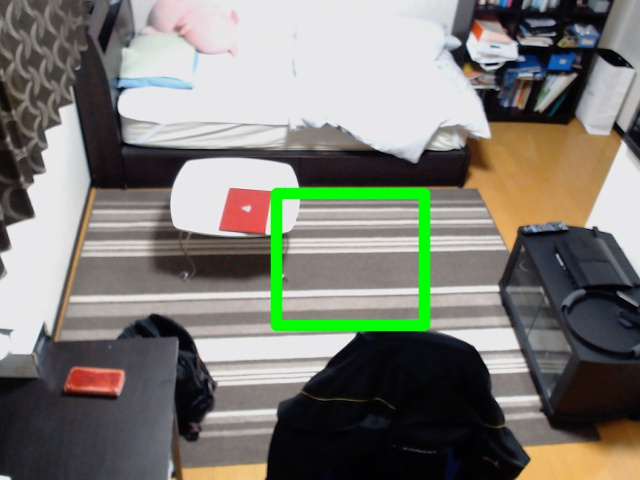
#> input picture web/img/remote.jpg, 640 x 480 px, found by its file name
$ python AKAZE.py
#> lines starting #> are read from the running program, lines starting #| are printed output that depends on the picture
import cv2
import os
import shutil

def main(class_name):
	#実験の為削除ではなく移動
#> called with class_name = 'remote'
	os.makedirs('./remove',exist_ok=True)
	os.makedirs('./remove/'+class_name,exist_ok=True)

	TARGET_FILE = './target_img/'+class_name+'.jpg'
	IMG_DIR = './trimming_obj/'+class_name+'/'

	TARGET_SIZE = (252,252)

	#結果を記録する辞書式配列
	ret_dir ={}

	#bf = cv2.BFMatcher(cv2.NORM_HAMMING)
	bf = cv2.BFMatcher(cv2.NORM_HAMMING)
	# 特徴点算出のアルゴリズムを決定(コメントアウトで調整して切り替え)
	# detector = cv2.ORB_create()
	detector = cv2.AKAZE_create()

	tage_img = cv2.imread(TARGET_FILE,cv2.IMREAD_GRAYSCALE)
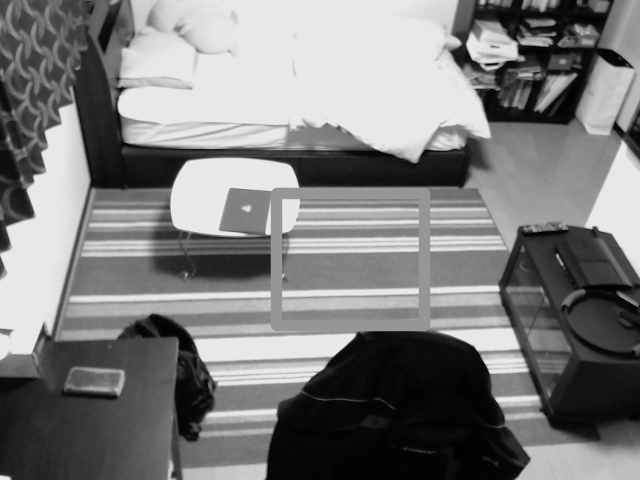
#> tage_img: shape (480, 640); min 0, max 242, mean 124
	tage_img = cv2.resize(tage_img, (TARGET_SIZE[0],TARGET_SIZE[1]))
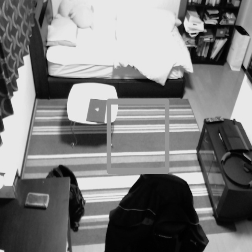
#> tage_img: shape (252, 252); min 0, max 237, mean 124
	(target_kp, target_des) =detector.detectAndCompute(tage_img, None)
#> target_kp = 199 keypoints; strongest (x, y, size): (110, 91, 8.1), (107, 92, 11.4), (124, 90, 11.4), (82, 183, 8.1)

	print('TARGET_FILE: %s' % (TARGET_FILE))

#> (the run stopped early here; a loop or call above may not have finished)

$ run again, with web/img/keep_mouse.jpg copied over web/img/remote.jpg
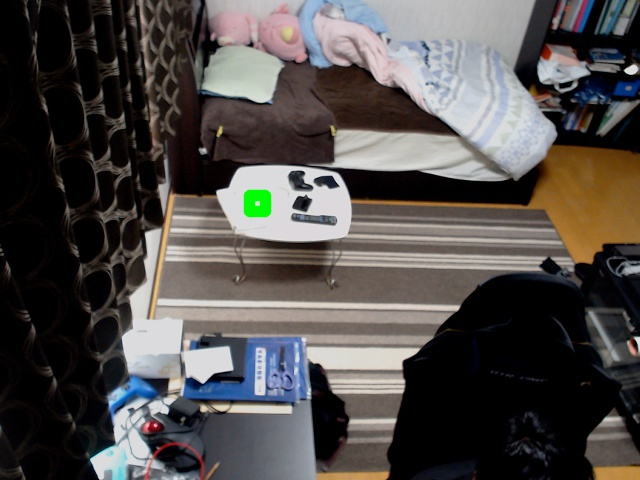
#> input picture web/img/keep_mouse.jpg, 640 x 480 px, found by its file name
#> in main, `tage_img = cv2.imread(TARGET_FILE,cv2.IMREAD_GRAYSCALE)`:
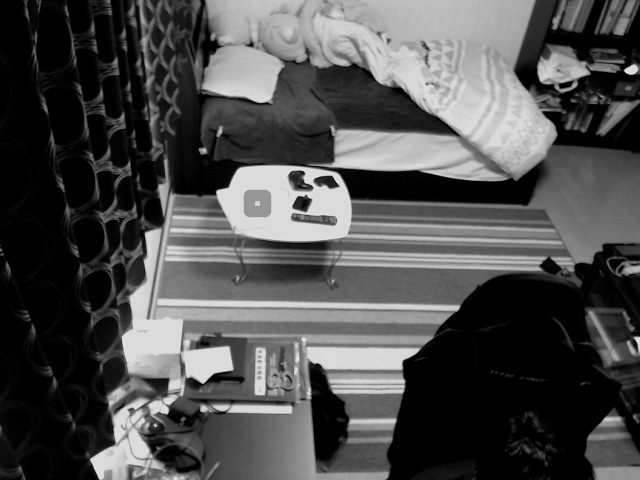
#> tage_img: shape (480, 640); min 0, max 231, mean 77.7
#> in main, `tage_img = cv2.resize(tage_img, (TARGET_SIZE[0],TARGET_SIZE[1]))`:
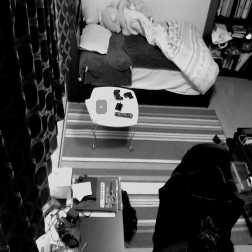
#> tage_img: shape (252, 252); min 0, max 226, mean 77.7
#> target_kp = 277 keypoints; strongest (x, y, size): (119, 106, 4.8), (145, 98, 11.4), (86, 188, 8.1), (102, 92, 11.4)
